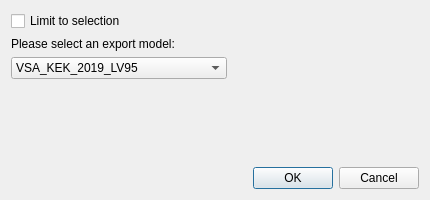
<?xml version="1.0" encoding="UTF-8"?>
<ui version="4.0">
 <class>Dialog</class>
 <widget class="QDialog" name="Dialog">
  <property name="geometry">
   <rect>
    <x>0</x>
    <y>0</y>
    <width>430</width>
    <height>200</height>
   </rect>
  </property>
  <property name="sizePolicy">
   <sizepolicy hsizetype="MinimumExpanding" vsizetype="MinimumExpanding">
    <horstretch>0</horstretch>
    <verstretch>0</verstretch>
   </sizepolicy>
  </property>
  <property name="minimumSize">
   <size>
    <width>400</width>
    <height>200</height>
   </size>
  </property>
  <property name="windowTitle">
   <string>QGEP interlis export</string>
  </property>
  <layout class="QVBoxLayout" name="verticalLayout">
   <item>
    <layout class="QFormLayout" name="formLayout">
     <item row="0" column="0" colspan="2">
      <widget class="QCheckBox" name="limit_checkbox">
       <property name="text">
        <string>Limit to selection</string>
       </property>
      </widget>
     </item>
     <item row="1" column="0">
      <widget class="QLabel" name="label">
       <property name="text">
        <string>Please select an export model:</string>
       </property>
      </widget>
     </item>
     <item row="2" column="0">
      <widget class="QComboBox" name="comboBox_modelselection">
       <item>
        <property name="text">
         <string>VSA_KEK_2019_LV95</string>
        </property>
       </item>
       <item>
        <property name="text">
         <string>SIA405_ABWASSER_2015_LV95</string>
        </property>
       </item>
       <item>
        <property name="text">
         <string>DSS_2015_LV95</string>
        </property>
       </item>
      </widget>
     </item>
    </layout>
   </item>
   <item>
    <widget class="QDialogButtonBox" name="buttonBox">
     <property name="orientation">
      <enum>Qt::Horizontal</enum>
     </property>
     <property name="standardButtons">
      <set>QDialogButtonBox::Cancel|QDialogButtonBox::Ok</set>
     </property>
    </widget>
   </item>
  </layout>
 </widget>
 <resources/>
 <connections>
  <connection>
   <sender>buttonBox</sender>
   <signal>accepted()</signal>
   <receiver>Dialog</receiver>
   <slot>accept()</slot>
   <hints>
    <hint type="sourcelabel">
     <x>248</x>
     <y>254</y>
    </hint>
    <hint type="destinationlabel">
     <x>157</x>
     <y>274</y>
    </hint>
   </hints>
  </connection>
  <connection>
   <sender>buttonBox</sender>
   <signal>rejected()</signal>
   <receiver>Dialog</receiver>
   <slot>reject()</slot>
   <hints>
    <hint type="sourcelabel">
     <x>316</x>
     <y>260</y>
    </hint>
    <hint type="destinationlabel">
     <x>286</x>
     <y>274</y>
    </hint>
   </hints>
  </connection>
 </connections>
</ui>
